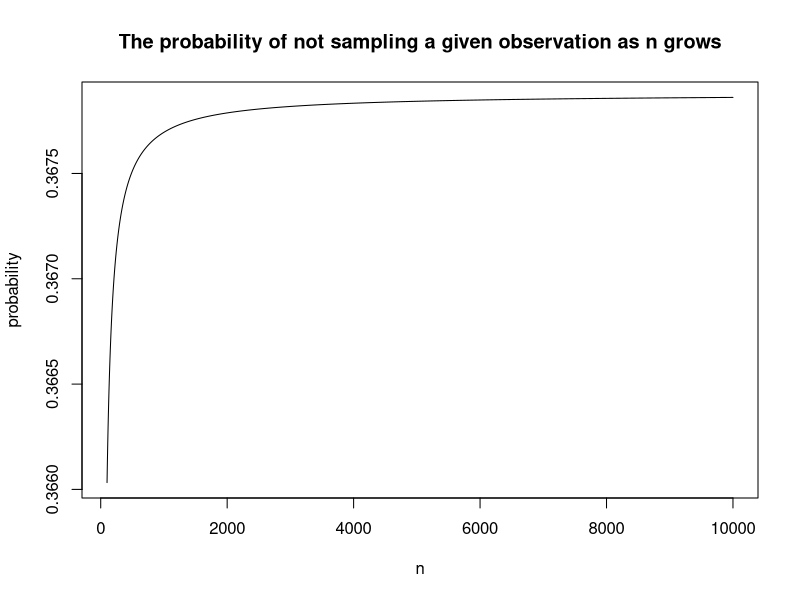

Recreate this plot in R. (Note: this script raises an error after producing the figure.)
## ---- chunk 1
# sampling with replacement
p.not.in.sample <- function(n){
  return((1-(1/n))**n)
}
## ---- chunk 2
p.not.in.sample(100)
## ---- chunk 3
# now let's simulate and plot
plot(100:10000, p.not.in.sample(100:10000), main="The probability of not sampling a given observation as n grows", type="l", xlab = "n", ylab = "probability")
## ---- chunk 4
set.seed(0)
# approximate true parameter value with a huge sample
true.tm <-mean(rgamma(100000000, shape = 2, rate = 1), trim = 0.1)
true.tm
## ---- chunk 5
n<-40
small.sample <- rgamma(n,shape=2,rate=1)
# our sample estimate
hat.tm <- mean(small.sample, trim = 0.1)
hat.tm
## ---- chunk 6
# First of all, we need to create B bootstrap sets. 
B <- 50 
boot.sets <- matrix(nrow=n,ncol=B)
for(b in 1:B){
  b.set <- sample(small.sample,size=n, replace = T)
  boot.sets[,b]<- b.set
}
## ---- chunk 7
par(mfrow=c(2,3))
hist(small.sample, main="original sample")
hist(boot.sets[,1], main="Boot sample 1")
hist(boot.sets[,2], main="Boot sample 2")
hist(boot.sets[,3], main="Boot sample 3")
hist(boot.sets[,4], main="Boot sample 4")
hist(boot.sets[,5], main="Boot sample 5")
## ---- chunk 8
hat.star <- matrix(nrow = B, ncol=1)
for(b in 1:B){
  hat.star[b]<-mean(boot.sets[,b],trim=0.1)
}
hist(hat.star, probability = T, breaks=20)
abline(v=hat.tm, col="red")
lines(density(hat.star), col="red")
## ---- chunk 9
# find the empirical quantiles of the bootstrap distribution 
p.star <- hat.star - hat.tm
lower.q <- quantile(p.star, probs = 0.025)
upper.q <- quantile(p.star, probs = 0.975)
lower <- hat.tm - upper.q 
upper <- hat.tm - lower.q
c(lower,upper)
hist(hat.star, xlim = c(1,3))
abline(v=lower, col="blue")
abline(v=upper, col="blue")
abline(v=hat.tm, col="red")
abline(v=true.tm, col="pink")
## ---- chunk 10
require("boot")
# statistic functions
tm.fun <- function(x, ind){return(mean(x[ind], trim=0.1))}
tm.var <- function(x, ind){
  tm.value <- tm.fun(x[ind])
  # second level bootstrap to obtain variance of our estimate
  tm.variance <- var(boot(data=x[ind],R=50,statistic=tm.fun)$t)
  return(c(tm.value,tm.variance))
}
## ---- chunk 11
boot.res <- boot(data=small.sample,statistic=tm.fun, R=50, sim="ordinary")
boot.ci(boot.res, conf=0.95, type="perc")
## ---- chunk 12
# this one is base on the assumption that the estimate distribution tends to a Gaussian as n grows 
sd.hat.tm <- sqrt(var(hat.star))
lower.q <- qnorm(0.025)*sd.hat.tm
lower <- hat.tm + lower.q
upper <- hat.tm - lower.q
c(lower,upper)
hist(hat.star, xlim = c(1,3))
abline(v=lower, col="blue")
abline(v=upper, col="blue")
abline(v=hat.tm, col="red")
abline(v=true.tm, col="pink")
## ---- chunk 13
boot.ci(boot.res, conf=0.95, type="norm")
## ---- chunk 14
lower.q <- quantile(hat.star, probs = 0.025)
upper.q <- quantile(hat.star, probs = 0.975)
lower <- lower.q
upper <- upper.q
c(lower,upper)
hist(hat.star, xlim = c(1,3))
abline(v=lower, col="blue")
abline(v=upper, col="blue")
abline(v=hat.tm, col="red")
abline(v=true.tm, col="pink")
## ---- chunk 15
boot.ci(boot.res, conf=0.95, type="basic")
## ---- chunk 16
C <- 50
hat.star.T <- matrix(nrow=B, ncol=1)
for(b in 1:B){
  hat.star.b<-matrix(nrow=C,ncol=1)
  for(c in 1:C){
    c.set <- sample(boot.sets[,b],size=n, replace = T)
    hat.star.b[c]<-mean(c.set,trim=0.1)
  }
  sd.b<-sqrt(var(hat.star.b))
  hat.star.T[b]<-(hat.star[b]-hat.tm)/sd.b
}
hist(hat.star.T, probability = T, breaks=20)
lines(density(hat.star.T), col="red")
## ---- chunk 17
lower.q <- quantile(hat.star.T, probs = 0.025)*sd.hat.tm
upper.q <- quantile(hat.star.T, probs = 0.975)*sd.hat.tm
lower <- hat.tm + lower.q
upper <- hat.tm - lower.q
c(lower,upper)
hist(hat.star, xlim = c(1,3))
abline(v=lower, col="blue")
abline(v=upper, col="blue")
abline(v=hat.tm, col="red")
abline(v=true.tm, col="pink")
## ---- chunk 18
boot.res <- boot(data=small.sample,statistic=tm.var, R=50, sim="ordinary")
boot.ci(boot.res, conf=0.95, type="stud", index = c(1,2))
## ---- chunk 19
nsim<-50
Bsim<-50
get.coverage <- function(ci){
  if(true.tm < ci[1]){return(c(1,0))}
  if(true.tm > ci[2]){return(c(0,1))}
  return(c(0,0))
}
## ---- chunk 20
coverages <- matrix(nrow=nsim,ncol=2*4) #each coverage has 2 columns 
names.covrg<- names(coverages)<-c("norm.low","norm.high",
                    "basic.low","basic.high",
                    "percent.low","percent.high",
                    "student.low","student.high")
for(s in 1:nsim){
  new.sample <- rgamma(n,shape=2,rate=1)
  boot.res <- boot(data=new.sample,statistic=tm.var, R=Bsim, 
                   sim="ordinary",parallel = "multicore", ncpus=20)
  b.ci<- boot.ci(boot.res, conf=0.95, type = c("basic", "norm", "perc", "stud"),
                 index = c(1,2))
  coverages[s,1:2] <- get.coverage(b.ci$normal[2:3])
  coverages[s,3:4] <- get.coverage(b.ci$basic[4:5])
  coverages[s,5:6] <- get.coverage(b.ci$percent[4:5])
  coverages[s,7:8] <- get.coverage(b.ci$student[4:5])
}

coverages<- data.frame(coverages)
names(coverages) <- names.covrg
## ---- chunk 21
#first: a check on the output
head(coverages)
## ---- chunk 22
coverages.frac <- colMeans(coverages)
coverages.frac
## ---- chunk 23
nsim <- 200
Bsim <- 200
ns <- c(10,50,100,500,1000)
coverages.ns <- matrix(nrow=length(ns),ncol=2*4) #each coverage has 2 columns 

for(i in 1:length(ns)){
  n <- ns[i]
  coverages <- matrix(nrow=nsim,ncol=2*4) #each coverage has 2 columns 
  for(s in 1:nsim){
    new.sample <- rgamma(n,shape=2,rate=1)
    boot.res <- boot(data=new.sample,statistic=tm.var, R=Bsim, 
                     sim="ordinary",parallel = "multicore", ncpus=20)
    b.ci<- boot.ci(boot.res, conf=0.95, type = c("basic", "norm", "perc", "stud"),
                   index = c(1,2))
    coverages[s,1:2] <- get.coverage(b.ci$normal[2:3])
    coverages[s,3:4] <- get.coverage(b.ci$basic[4:5])
    coverages[s,5:6] <- get.coverage(b.ci$percent[4:5])
    coverages[s,7:8] <- get.coverage(b.ci$student[4:5])
  }
  coverages.ns[i,] <- colMeans(coverages)
}

coverages.ns<- data.frame(coverages.ns, row.names=ns)
names(coverages.ns) <- names.covrg
head(coverages.ns)
## ---- chunk 24
plot(norm.low~ ns, data = coverages.ns, col = 1, pch = 1, ylim = c(0, 0.1), 
     log = "x", ylab = "One-sided non-coverage", 
     main = "Non-coverage of the lower end of the CIs.") 
points(basic.low ~ ns, data = coverages.ns, col = 2, pch = 2, xlog = TRUE)
points(percent.low ~ ns, data = coverages.ns, col = 3, pch = 3, xlog = TRUE)
points(student.low ~ ns, data = coverages.ns, col = 4, pch = 4, xlog = TRUE)
lines(norm.low ~ ns, data = coverages.ns, col = 1, lty = 1, xlog = TRUE)
lines(basic.low ~ ns, data = coverages.ns, col = 2, lty = 2, xlog = TRUE)
lines(percent.low ~ ns, data = coverages.ns, col = 3, lty = 3, xlog = TRUE)
lines(student.low ~ ns, data = coverages.ns, col = 4, lty = 4, xlog = TRUE)
abline(h = 0.025, lty = 5, col="gray")
legend("topright", legend = c("normal","basic", "reversed", "bootstrap T"), 
       pch = 1:4, lty = 1:4, col = 1:4)
## ---- chunk 25
plot(norm.high~ ns, data = coverages.ns, col = 1, pch = 1, ylim = c(0, 0.1), 
     log = "x", ylab = "One-sided non-coverage", 
     main = "Non-coverage of the hgiher end of the CIs.") 
points(basic.high ~ ns, data = coverages.ns, col = 2, pch = 2, xlog = TRUE)
points(percent.high ~ ns, data = coverages.ns, col = 3, pch = 3, xlog = TRUE)
points(student.high ~ ns, data = coverages.ns, col = 4, pch = 4, xlog = TRUE)
lines(norm.high ~ ns, data = coverages.ns, col = 1, lty = 1, xlog = TRUE)
lines(basic.high ~ ns, data = coverages.ns, col = 2, lty = 2, xlog = TRUE)
lines(percent.high ~ ns, data = coverages.ns, col = 3, lty = 3, xlog = TRUE)
lines(student.high ~ ns, data = coverages.ns, col = 4, lty = 4, xlog = TRUE)
abline(h = 0.025, lty = 5, col="gray")
legend("topright", legend = c("normal","basic", "reversed", "bootstrap T"), 
       pch = 1:4, lty = 1:4, col = 1:4)
